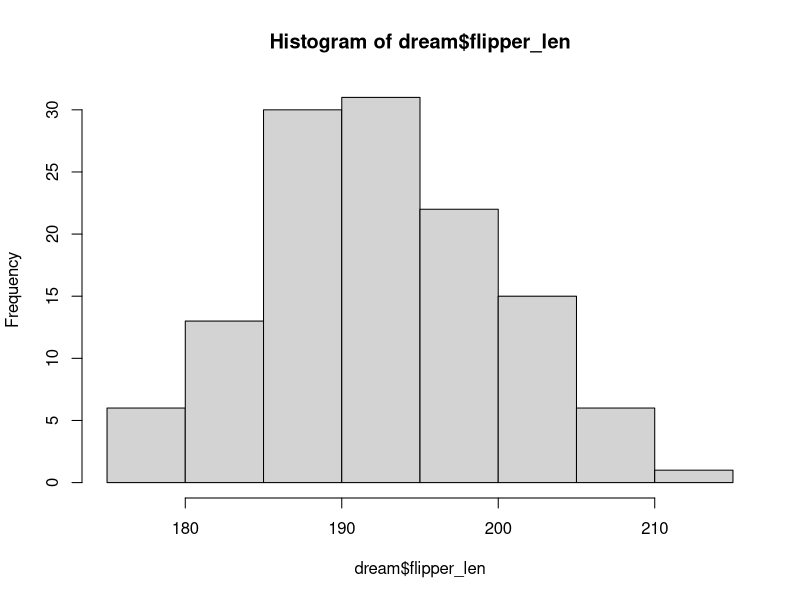

This figure's R source:
## ---- chunk 1
penguins <- read.csv("data/penguins.csv")
dream <- subset(penguins, island == "Dream")
nrow(dream) 
## ---- chunk 2
gigapeng <- max(dream$flipper_len)
gigapeng
## ---- chunk 3
#| fig-width: 7
#| fig-height: 5
#| fig-cap: "Длина плавника у пингвинов с острова Dream, мм"

hist(dream$flipper_len)
